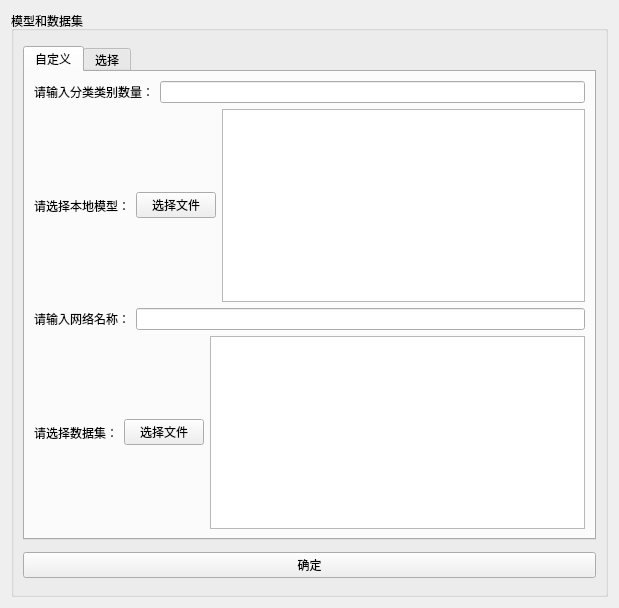
<?xml version="1.0" encoding="UTF-8"?>
<ui version="4.0">
 <class>form</class>
 <widget class="QWidget" name="form">
  <property name="geometry">
   <rect>
    <x>0</x>
    <y>0</y>
    <width>619</width>
    <height>608</height>
   </rect>
  </property>
  <property name="windowTitle">
   <string>Form</string>
  </property>
  <layout class="QVBoxLayout" name="verticalLayout_3">
   <item>
    <widget class="QGroupBox" name="groupBox_4">
     <property name="title">
      <string>模型和数据集</string>
     </property>
     <layout class="QVBoxLayout" name="verticalLayout_4">
      <item>
       <widget class="QTabWidget" name="tabWidget">
        <property name="sizePolicy">
         <sizepolicy hsizetype="Expanding" vsizetype="Fixed">
          <horstretch>0</horstretch>
          <verstretch>0</verstretch>
         </sizepolicy>
        </property>
        <property name="currentIndex">
         <number>0</number>
        </property>
        <widget class="QWidget" name="tab_2">
         <attribute name="title">
          <string>自定义</string>
         </attribute>
         <layout class="QVBoxLayout" name="verticalLayout_2">
          <item>
           <layout class="QHBoxLayout" name="horizontalLayout">
            <item>
             <widget class="QLabel" name="label">
              <property name="text">
               <string>请输入分类类别数量：</string>
              </property>
             </widget>
            </item>
            <item>
             <widget class="QLineEdit" name="lineEdit"/>
            </item>
           </layout>
          </item>
          <item>
           <layout class="QHBoxLayout" name="horizontalLayout_2">
            <item>
             <widget class="QLabel" name="label_2">
              <property name="text">
               <string>请选择本地模型：</string>
              </property>
             </widget>
            </item>
            <item>
             <widget class="QPushButton" name="pushButton_5">
              <property name="text">
               <string>选择文件</string>
              </property>
             </widget>
            </item>
            <item>
             <widget class="QTextBrowser" name="textBrowser"/>
            </item>
           </layout>
          </item>
          <item>
           <layout class="QHBoxLayout" name="horizontalLayout_3">
            <item>
             <widget class="QLabel" name="label_3">
              <property name="text">
               <string>请输入网络名称：</string>
              </property>
             </widget>
            </item>
            <item>
             <widget class="QLineEdit" name="lineEdit_3"/>
            </item>
           </layout>
          </item>
          <item>
           <layout class="QHBoxLayout" name="horizontalLayout_5">
            <item>
             <widget class="QLabel" name="label_5">
              <property name="text">
               <string>请选择数据集：</string>
              </property>
             </widget>
            </item>
            <item>
             <widget class="QPushButton" name="pushButton_2">
              <property name="text">
               <string>选择文件</string>
              </property>
             </widget>
            </item>
            <item>
             <widget class="QTextBrowser" name="textBrowser_3"/>
            </item>
           </layout>
          </item>
         </layout>
        </widget>
        <widget class="QWidget" name="tab">
         <attribute name="title">
          <string>选择</string>
         </attribute>
         <layout class="QVBoxLayout" name="verticalLayout">
          <item>
           <widget class="QComboBox" name="cB_net">
            <property name="sizePolicy">
             <sizepolicy hsizetype="Fixed" vsizetype="Fixed">
              <horstretch>0</horstretch>
              <verstretch>0</verstretch>
             </sizepolicy>
            </property>
            <property name="editable">
             <bool>true</bool>
            </property>
            <property name="currentText">
             <string>Resnet</string>
            </property>
            <property name="maxVisibleItems">
             <number>5</number>
            </property>
            <item>
             <property name="text">
              <string>Resnet</string>
             </property>
            </item>
            <item>
             <property name="text">
              <string>VGG16</string>
             </property>
            </item>
            <item>
             <property name="text">
              <string>googlenet</string>
             </property>
            </item>
           </widget>
          </item>
          <item>
           <widget class="QComboBox" name="cB_dataset">
            <property name="sizePolicy">
             <sizepolicy hsizetype="Fixed" vsizetype="Fixed">
              <horstretch>0</horstretch>
              <verstretch>0</verstretch>
             </sizepolicy>
            </property>
            <property name="editable">
             <bool>true</bool>
            </property>
            <property name="currentText">
             <string>coco</string>
            </property>
            <item>
             <property name="text">
              <string>coco</string>
             </property>
            </item>
           </widget>
          </item>
         </layout>
        </widget>
       </widget>
      </item>
      <item>
       <widget class="QPushButton" name="pB_sure">
        <property name="text">
         <string>确定</string>
        </property>
       </widget>
      </item>
     </layout>
    </widget>
   </item>
  </layout>
 </widget>
 <resources/>
 <connections/>
</ui>
